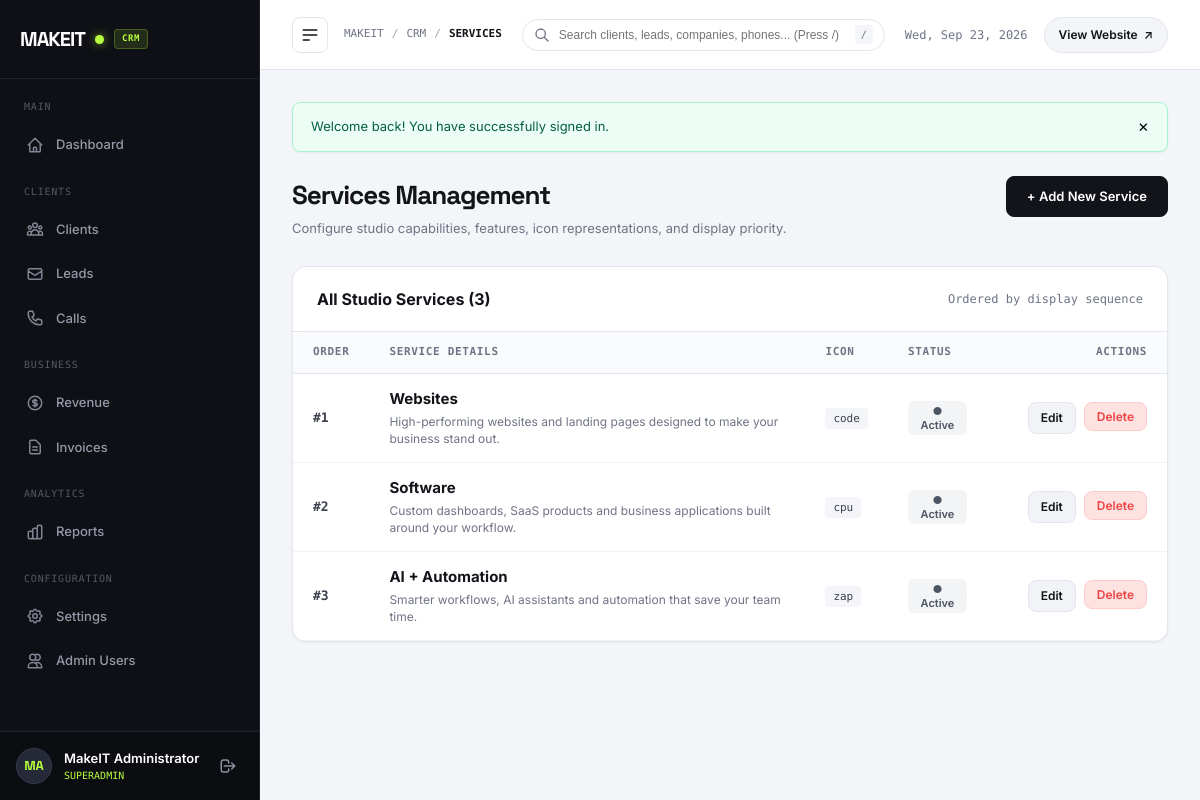
Before: /admin/services.php (signed in) with the older database file.
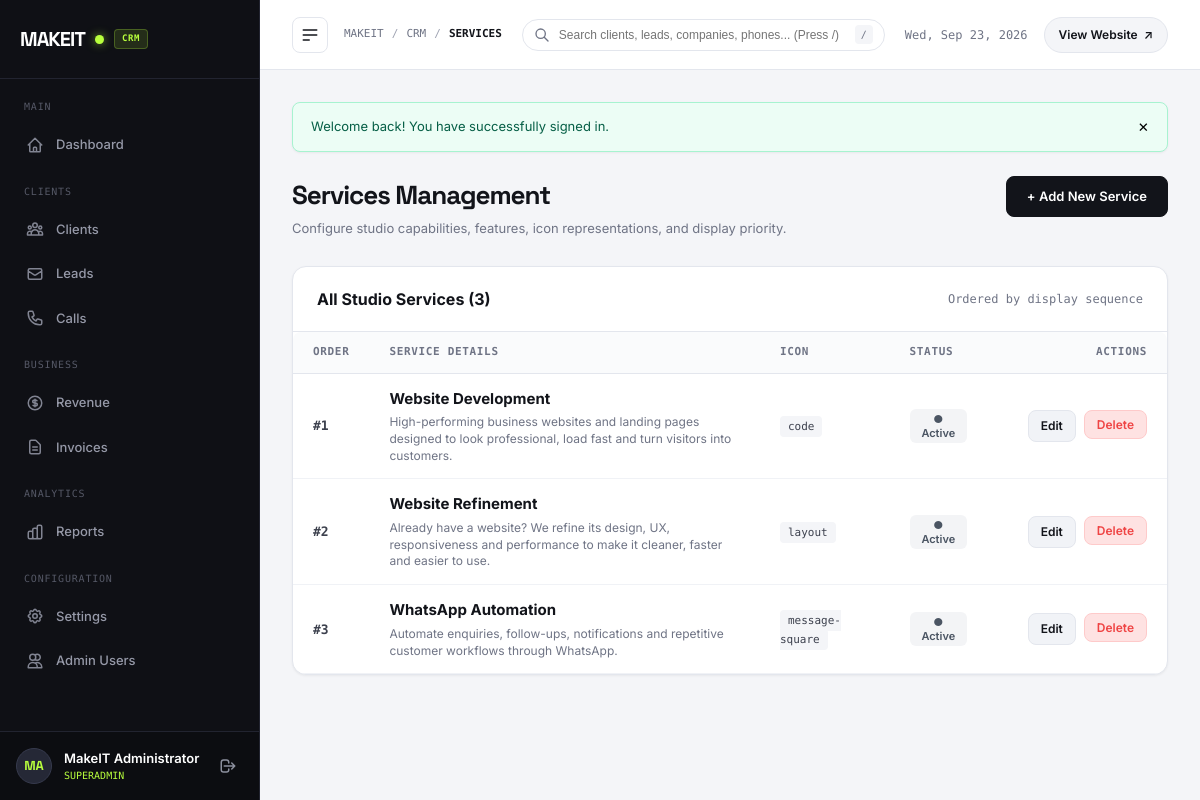
After: the same page with the newer database file.
### tables this page shows
CREATE TABLE `services` (
  `id` INT UNSIGNED NOT NULL AUTO_INCREMENT,
  `title` VARCHAR(150) NOT NULL,
  `slug` VARCHAR(150) NOT NULL,
  `short_description` VARCHAR(300) NOT NULL,
  `long_description` TEXT NULL,
  `icon` VARCHAR(100) NOT NULL DEFAULT 'code',
  `features` TEXT NULL,
  `display_order` INT NOT NULL DEFAULT 0,
  `status` ENUM('published', 'draft') NOT NULL DEFAULT 'published',
  `created_at` DATETIME NOT NULL DEFAULT CURRENT_TIMESTAMP,
  `updated_at` DATETIME NOT NULL DEFAULT CURRENT_TIMESTAMP ON UPDATE CURRENT_TIMESTAMP,
  PRIMARY KEY (`id`),
  UNIQUE KEY `uk_services_slug` (`slug`),
  KEY `idx_services_status_order` (`status`, `display_order`)
);

### admin/services.php (called while the page is built, shortened)
<?php
require __DIR__ . '/pages/services.php';

### includes/security.php (called while the page is built, shortened)
<?php
function e(mixed $value): string
{
    return htmlspecialchars((string)$value, ENT_QUOTES | ENT_HTML5, 'UTF-8');
}

### includes/auth.php (called while the page is built, shortened)
<?php
function is_admin_logged_in(): bool
{
    return !empty($_SESSION['admin_user_id'])
        && !empty($_SESSION['admin_logged_in'])
        && $_SESSION['admin_logged_in'] === true;
}
function current_admin(): ?array
{
    if (!empty($_SESSION['admin_data']) && is_array($_SESSION['admin_data'])) {
        return $_SESSION['admin_data'];
    }
    return null;
}

### includes/functions.php (called while the page is built, shortened)
<?php
function get_flash(?string $type = null): array
{
    if (session_status() !== PHP_SESSION_ACTIVE || empty($_SESSION['flash_messages'])) {
        return [];
    }
    if ($type !== null) {
        $messages = $_SESSION['flash_messages'][$type] ?? [];
        return $messages;
    }
    $all = $_SESSION['flash_messages'];
    return $all;
}

### config/database.php (called while the page is built, shortened)
<?php
final class Database
{
    private static ?self $instance = null;
    private ?PDO $pdo = null;
    private function __construct()
    {
        $dsn = sprintf(
            'mysql:host=%s;port=%d;dbname=%s;charset=%s',
            DB_HOST,
            DB_PORT,
            DB_NAME,
            DB_CHARSET
        );
        $options = [
            PDO::ATTR_ERRMODE            => PDO::ERRMODE_EXCEPTION,
            PDO::ATTR_DEFAULT_FETCH_MODE => PDO::FETCH_ASSOC,
            PDO::ATTR_EMULATE_PREPARES   => false,
            PDO::ATTR_PERSISTENT         => false,
            PDO::ATTR_TIMEOUT            => 1,
        ];
        try {
            $this->pdo = new PDO($dsn, DB_USER, DB_PASS, $options);
            $this->pdo->exec("SET NAMES " . DB_CHARSET . " COLLATE utf8mb4_unicode_ci");
        } catch (PDOException $e) {
            $this->connectionError = $e->getMessage();
            $sqlitePath = dirname(__DIR__) . '/database/makeit.sqlite';
            $initScript = dirname(__DIR__) . '/database/init_sqlite.php';
            if (file_exists($initScript)) {
                require_once $initScript;
                try {
                    $this->pdo = init_sqlite_database($sqlitePath);
                } catch (\Throwable $sqliteEx) {
                    $this->pdo = null;
                    error_log("SQLite Fallback Notice: " . $sqliteEx->getMessage());
                }
            } else {
                $this->pdo = null;
            }
            error_log("MySQL Connection Notice: " . $e->getMessage());
        }
    }
    public static function getInstance(): self
    {
        if (self::$instance === null) {
            self::$instance = new self();
        }
        return self::$instance;
    }
    public function query(string $sql, array $params = []): PDOStatement
    {
        $stmt = $this->pdo->prepare($sql);
        $stmt->execute($params);
        return $stmt;
    }
    public function fetchAll(string $sql, array $params = []): array
    {
        $stmt = $this->query($sql, $params);
        return $stmt->fetchAll();
    }
}

### admin/pages/services.php (the view, shortened to what this page needs)
<?php
$breadcrumb = 'Services';
$db = Database::getInstance();
$services = [];
try {
    $services = $db->fetchAll("SELECT * FROM services ORDER BY display_order ASC, id ASC");
} catch (\Throwable $e) {
    error_log("Services fetch notice: " . $e->getMessage());
}
$editingService = null;
require_once dirname(__DIR__) . '/includes/admin_header.php';
?>
  <div class="page-header">
    <div>
      <h1 class="page-title">Services Management</h1>
      <p class="page-subtitle">Configure studio capabilities, features, icon representations, and display priority.</p>
    </div>
    <div>
      <?php if ($editingService): ?>
        <a href="services.php" class="btn-action">&larr; Back to Services List</a>
      <?php else: ?>
        <a href="#serviceModal" class="btn-primary-admin" id="btnOpenCreateModal">
          + Add New Service
        </a>
      <?php endif; ?>
    </div>
  </div>
  <div class="data-card">
    <div class="data-card-header">
      <h2 class="data-card-title">All Studio Services (<?= count($services) ?>)</h2>
      <span style="font-size: 12px; color: var(--text-muted); font-family: 'DM Mono', monospace;">
        Ordered by display sequence
      </span>
    </div>
    <div class="table-responsive">
      <?php if (empty($services)): ?>
        <div class="empty-state">No services registered yet. Click "+ Add New Service" above.</div>
      <?php else: ?>
        <table class="admin-table">
          <thead>
            <tr>
              <th style="width: 70px;">Order</th>
              <th>Service Details</th>
              <th>Icon</th>
              <th>Status</th>
              <th style="text-align: right; width: 180px;">Actions</th>
            </tr>
          </thead>
          <tbody>
            <?php foreach ($services as $s): ?>
              <tr>
                <td style="font-family: 'DM Mono', monospace; font-weight: 600;">
                  #<?= (int)$s['display_order'] ?>
                </td>
                <td>
                  <strong style="font-size: 15px; color: var(--text-dark);"><?= e($s['title']) ?></strong>
                  <div style="font-size: 12px; color: var(--text-muted); max-width: 520px; margin-top: 4px; line-height: 1.4;">
                    <?= e($s['short_description']) ?>
                  </div>
                </td>
                <td>
                  <span style="font-family: 'DM Mono', monospace; font-size: 11px; background: var(--main-bg); padding: 4px 8px; border-radius: 4px;">
                    <?= e($s['icon']) ?>
                  </span>
                </td>
                <td>
                  <form method="POST" action="services.php" style="display: inline;">
                    <button
                      type="submit"
                      class="status-pill <?= $s['status'] === 'published' ? 'status-closed' : 'status-contacted' ?>"
                      title="Click to toggle status"
                      style="cursor: pointer;"
                    >
                      <?= $s['status'] === 'published' ? '● Active' : '○ Inactive' ?>
                    </button>
                  </form>
                </td>
                <td style="text-align: right;">
                  <div style="display: inline-flex; gap: 8px;">
                    <a href="services.php?edit=<?= (int)$s['id'] ?>" class="btn-edit-admin">
                      Edit
                    </a>
                    <form method="POST" action="services.php" style="display: inline;">
                      <button
                        type="submit"
                        class="btn-danger-admin"
                        data-confirm="Are you sure you want to permanently delete the '<?= e($s['title']) ?>' service? This will remove it from the public homepage."
                        data-confirm-title="Delete Service"
                        data-confirm-btn="Yes, Delete"
                      >
                        Delete
                      </button>
                    </form>
                  </div>
                </td>
              </tr>
            <?php endforeach; ?>
          </tbody>
        </table>
      <?php endif; ?>
    </div>
  </div>
<?php require_once dirname(__DIR__) . '/includes/admin_footer.php'; ?>

### admin/includes/admin_header.php (shortened to what this page needs)
<?php
$currentAdmin = current_admin();
$currentPage = basename($_SERVER['PHP_SELF'] ?? 'index.php');
$breadcrumb = $breadcrumb ?? 'Dashboard';
$adminName = $currentAdmin['full_name'] ?? ($currentAdmin['username'] ?? 'Admin');
$nameParts = explode(' ', trim($adminName));
$initials = strtoupper(substr($nameParts[0], 0, 1) . (isset($nameParts[1]) ? substr($nameParts[1], 0, 1) : ''));
?>
<!DOCTYPE html>
<html lang="en">
<head>
  <link rel="stylesheet" href="<?= e(ASSETS_URL . '/css/admin.css') ?>" />
</head>
<body>
<div class="admin-layout">
  <aside class="sidebar" id="adminSidebar">
    <div class="sidebar-header">
      <a href="<?= e(ADMIN_URL . '/index.php') ?>" class="sidebar-brand">
        <span>MAKEIT</span>
        <span class="brand-dot"></span>
        <span class="brand-badge">CRM</span>
      </a>
    </div>
    <nav class="sidebar-nav">
      <div class="nav-group-title">Main</div>
      <a href="<?= e(ADMIN_URL . '/index.php') ?>" class="sidebar-link <?= $currentPage === 'index.php' ? 'active' : '' ?>" data-tooltip="Dashboard">
        <svg fill="none" viewBox="0 0 24 24" stroke="currentColor">
          <path stroke-linecap="round" stroke-linejoin="round" d="M3 12l2-2m0 0l7-7 7 7M5 10v10a1 1 0 001 1h3m10-11l2 2m-2-2v10a1 1 0 01-1 1h-3m-6 0a1 1 0 001-1v-4a1 1 0 011-1h2a1 1 0 011 1v4a1 1 0 001 1m-6 0h6"/>
        </svg>
        <span>Dashboard</span>
      </a>
      <div class="nav-group-title" style="margin-top: 18px;">Clients</div>
      <a href="<?= e(ADMIN_URL . '/clients.php') ?>" class="sidebar-link <?= in_array($currentPage, ['clients.php'], true) ? 'active' : '' ?>" data-tooltip="Clients">
        <span>Clients</span>
      </a>
      <a href="<?= e(ADMIN_URL . '/leads.php') ?>" class="sidebar-link <?= in_array($currentPage, ['leads.php'], true) ? 'active' : '' ?>" data-tooltip="Leads">
        <svg fill="none" viewBox="0 0 24 24" stroke="currentColor">
          <path stroke-linecap="round" stroke-linejoin="round" d="M3 8l7.89 5.26a2 2 0 002.22 0L21 8M5 19h14a2 2 0 002-2V7a2 2 0 00-2-2H5a2 2 0 00-2 2v10a2 2 0 002 2z"/>
        </svg>
        <span>Leads</span>
      </a>
      <a href="<?= e(ADMIN_URL . '/calls.php') ?>" class="sidebar-link <?= in_array($currentPage, ['calls.php'], true) ? 'active' : '' ?>" data-tooltip="Calls">
        <span>Calls</span>
      </a>
      <div class="nav-group-title" style="margin-top: 18px;">Business</div>
      <a href="<?= e(ADMIN_URL . '/revenue.php') ?>" class="sidebar-link <?= in_array($currentPage, ['revenue.php'], true) ? 'active' : '' ?>" data-tooltip="Revenue">
        <svg fill="none" viewBox="0 0 24 24" stroke="currentColor">
          <path stroke-linecap="round" stroke-linejoin="round" d="M12 8c-1.657 0-3 .895-3 2s1.343 2 3 2 3 .895 3 2-1.343 2-3 2m0-8c1.11 0 2.08.402 2.599 1M12 8V7m0 1v8m0 0v1m0-1c-1.11 0-2.08-.402-2.599-1M21 12a9 9 0 11-18 0 9 9 0 0118 0z"/>
        </svg>
        <span>Revenue</span>
      </a>
      <a href="<?= e(ADMIN_URL . '/invoices.php') ?>" class="sidebar-link <?= in_array($currentPage, ['invoices.php'], true) ? 'active' : '' ?>" data-tooltip="Invoices">
        <svg fill="none" viewBox="0 0 24 24" stroke="currentColor">
          <path stroke-linecap="round" stroke-linejoin="round" d="M9 12h6m-6 4h6m2 5H7a2 2 0 01-2-2V5a2 2 0 012-2h5.586a1 1 0 01.707.293l5.414 5.414a1 1 0 01.293.707V19a2 2 0 01-2 2z"/>
        </svg>
        <span>Invoices</span>
      </a>
      <div class="nav-group-title" style="margin-top: 18px;">Analytics</div>
      <a href="<?= e(ADMIN_URL . '/reports.php') ?>" class="sidebar-link <?= in_array($currentPage, ['reports.php'], true) ? 'active' : '' ?>" data-tooltip="Reports">
        <svg fill="none" viewBox="0 0 24 24" stroke="currentColor">
          <path stroke-linecap="round" stroke-linejoin="round" d="M9 19v-6a2 2 0 00-2-2H5a2 2 0 00-2 2v6a2 2 0 002 2h2a2 2 0 002-2zm0 0V9a2 2 0 012-2h2a2 2 0 012 2v10m-6 0a2 2 0 002 2h2a2 2 0 002-2m0 0V5a2 2 0 012-2h2a2 2 0 012 2v14a2 2 0 01-2 2h-2a2 2 0 01-2-2z"/>
        </svg>
        <span>Reports</span>
      </a>
      <div class="nav-group-title" style="margin-top: 18px;">Configuration</div>
      <a href="<?= e(ADMIN_URL . '/settings.php') ?>" class="sidebar-link <?= in_array($currentPage, ['settings.php'], true) ? 'active' : '' ?>" data-tooltip="Settings">
        <span>Settings</span>
      </a>
      <a href="<?= e(ADMIN_URL . '/users.php') ?>" class="sidebar-link <?= in_array($currentPage, ['users.php'], true) ? 'active' : '' ?>" data-tooltip="Admin Users">
        <svg fill="none" viewBox="0 0 24 24" stroke="currentColor">
          <path stroke-linecap="round" stroke-linejoin="round" d="M12 4.354a4 4 0 110 5.292M15 21H3v-1a6 6 0 0112 0v1zm0 0h6v-1a6 6 0 00-9-5.197M13 7a4 4 0 11-8 0 4 4 0 018 0z"/>
        </svg>
        <span>Admin Users</span>
      </a>
    </nav>
    <div class="sidebar-footer">
      <div class="user-profile-box">
        <div class="user-avatar" title="<?= e($adminName) ?>">
          <?= e($initials) ?>
        </div>
        <div class="user-meta">
          <div class="user-name"><?= e($adminName) ?></div>
          <div class="user-role"><?= e($currentAdmin['role'] ?? 'admin') ?></div>
        </div>
        <a href="logout.php" class="btn-sidebar-logout" title="Sign Out">
          <svg width="18" height="18" fill="none" viewBox="0 0 24 24" stroke="currentColor">
            <path stroke-linecap="round" stroke-linejoin="round" stroke-width="2" d="M17 16l4-4m0 0l-4-4m4 4H7m6 4v1a3 3 0 01-3 3H6a3 3 0 01-3-3V7a3 3 0 013-3h4a3 3 0 013 3v1"/>
          </svg>
        </a>
      </div>
    </div>
  </aside>
  <div class="admin-main">
    <header class="topbar">
      <div class="topbar-left">
        <button class="btn-collapse-sidebar" id="sidebarToggle" aria-label="Toggle sidebar menu">
          <svg width="20" height="20" fill="none" viewBox="0 0 24 24" stroke="currentColor">
            <path stroke-linecap="round" stroke-linejoin="round" stroke-width="2" d="M4 6h16M4 12h16M4 18h7"/>
          </svg>
        </button>
        <nav class="topbar-breadcrumb" aria-label="Breadcrumb">
          <span>MakeIT</span>
          <span class="sep">/</span>
          <span>CRM</span>
          <span class="sep">/</span>
          <span class="current"><?= e($breadcrumb) ?></span>
        </nav>
      </div>
      <div class="topbar-search-wrap" style="position: relative; flex: 1; max-width: 440px; margin: 0 20px;">
        <div style="position: relative; display: flex; align-items: center;">
          <input type="text"
                 id="globalCrmSearchInput"
                 placeholder="Search clients, leads, companies, phones... (Press /)"
                 autocomplete="off"
                 style="width: 100%; padding: 8px 36px 8px 36px; border-radius: 20px; border: 1px solid var(--border-light); font-size: 12px; background: #ffffff; color: var(--text-dark); transition: all 0.2s ease; outline: none;" />
          <span style="position: absolute; right: 12px; font-family: 'DM Mono', monospace; font-size: 10px; color: var(--text-muted); background: var(--main-bg); padding: 2px 6px; border-radius: 4px; pointer-events: none;">/</span>
        </div>
      </div>
      <div class="topbar-right">
        <div class="topbar-date">
          <?= date('D, M j, Y') ?>
        </div>
        <a href="../index.php" target="_blank" class="btn-view-site">
          <span>View Website</span>
          <span>↗</span>
        </a>
      </div>
    </header>
    <main class="admin-content">
      <?php $flashSuccess = get_flash('success'); ?>
      <?php if (!empty($flashSuccess)): ?>
        <?php foreach ($flashSuccess as $msg): ?>
          <div class="admin-alert alert-success">
            <span><?= e($msg) ?></span>
            <button class="alert-dismiss-btn" aria-label="Dismiss alert">✕</button>
          </div>
        <?php endforeach; ?>
      <?php endif; ?>

### admin/includes/admin_footer.php (shortened to what this page needs)
    </main>
  </div>
</div>
</body>
</html>

Changed rows visible on the page:
changed services "code": title "Websites" → "Website Development"; short_description "High-performing websites and landing pages designed to make your business stand out." → "High-performing business websites and landing pages designed to look professional, load fast and turn visitors into customers."
changed services: title "Software" → "Website Refinement"; short_description "Custom dashboards, SaaS products and business applications built around your workflow." → "Already have a website? We refine its design, UX, responsiveness and performance to make it cleaner, faster and easier to use."; icon "cpu" → "layout"
changed services: title "AI + Automation" → "WhatsApp Automation"; short_description "Smarter workflows, AI assistants and automation that save your team time." → "Automate enquiries, follow-ups, notifications and repetitive customer workflows through WhatsApp."; icon "zap" → "message-square"
